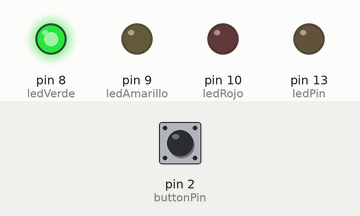
A sketch run on a simulated Arduino Uno, built with avr-gcc and run on an emulated ATmega328P. Shown: output pins drawn as LEDs (lit = HIGH). The test bench sets the inputs (shaded band); at power-on: pin 2 (buttonPin) LOW.

Above: at 1.2 s.
1.3 s: pin 2 (buttonPin) pulled HIGH for 0.15 s
At 4.4 s:
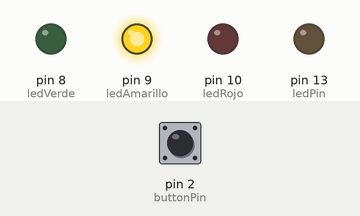
At 5.9 s:
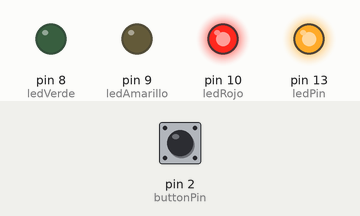
Timing chart, 0 to 14.8 s (numbered marks = the images above; inputs shaded):
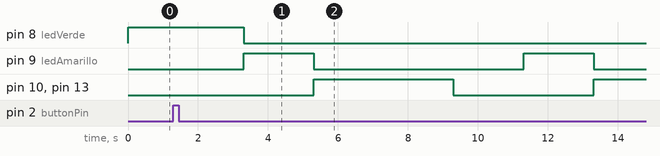

The sketch:

SemaforoActualizado.ino
```cpp
const int buttonPin = 2;     // the number of the pushbutton pin
const int ledPin =  13;     // the number of the LED pin

const int ledVerde = 8;
const int ledAmarillo = 9;
const int ledRojo = 10;

int tiempoCambio = 2000;
bool GentePasando = false;

int buttonState = LOW;         // variable for reading the pushbutton status

void setup() {
  pinMode(ledPin, OUTPUT);
  pinMode(ledAmarillo, OUTPUT);
  pinMode(ledRojo, OUTPUT);
  pinMode(ledVerde, OUTPUT);
  pinMode(buttonPin, INPUT);
}

void loop() {

  if(!GentePasando){

     if (buttonState == HIGH) {
      GentePasando = true;
      delay(tiempoCambio);
     }else {
      digitalWrite(ledVerde,HIGH);
      buttonState = digitalRead(buttonPin);
     }

  }else{
    digitalWrite(ledVerde, LOW);
    digitalWrite(ledAmarillo, HIGH);
    delay(tiempoCambio);
    digitalWrite(ledAmarillo, LOW);

    digitalWrite(ledPin, HIGH);
    digitalWrite(ledRojo, HIGH);
    delay(4000);
    digitalWrite(ledPin,LOW);
    digitalWrite(ledRojo,LOW);

    GentePasando = false;
  }
}
```

Measured:
- after the input at 1.3 s, pin 8 (ledVerde): HIGH → LOW after 2.0 s; pin 9 (ledAmarillo): alternates HIGH for 2.0 s and LOW for 6.0 s, starting after 2.0 s; pin 10 (ledRojo), pin 13 (ledPin): LOW → HIGH after 4.0 s, → LOW 4.0 s later, → HIGH 4.0 s later
